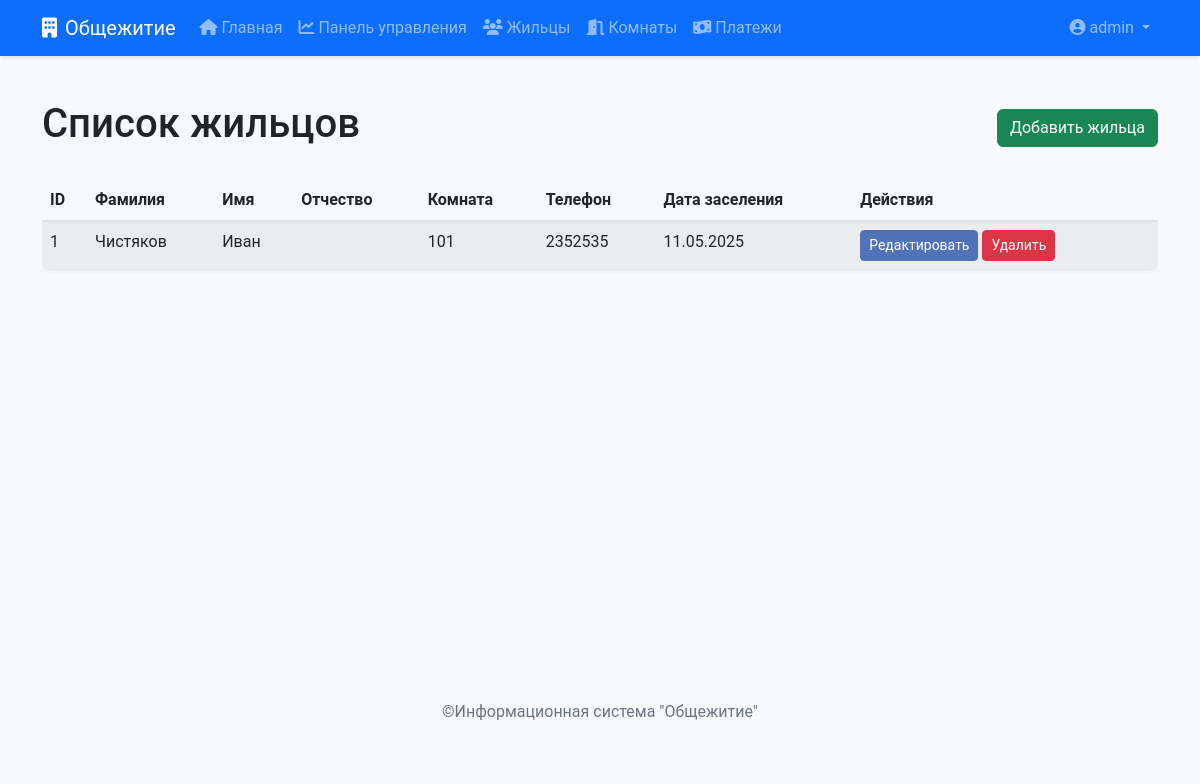
The page /residents/ (signed in) on the database its author committed.
### app/models.py (models this page shows, shortened)
class User(UserMixin, db.Model):
    id = db.Column(db.Integer, primary_key=True)
    username = db.Column(db.String(64), unique=True, index=True)
    email = db.Column(db.String(120), unique=True, index=True)
    password_hash = db.Column(db.String(128))
    is_admin = db.Column(db.Boolean, default=False)

class Resident(db.Model):
    id = db.Column(db.Integer, primary_key=True)
    first_name = db.Column(db.String(64))
    last_name = db.Column(db.String(64))
    middle_name = db.Column(db.String(64))
    birth_date = db.Column(db.Date)
    passport = db.Column(db.String(20), unique=True)
    phone = db.Column(db.String(20))
    email = db.Column(db.String(120))
    check_in_date = db.Column(db.Date, default=datetime.utcnow)
    check_out_date = db.Column(db.Date)
    room_id = db.Column(db.Integer, db.ForeignKey('room.id'))
    payments = db.relationship('Payment', backref='resident', lazy='dynamic')

class Room(db.Model):
    id = db.Column(db.Integer, primary_key=True)
    number = db.Column(db.String(10), unique=True, index=True)
    floor = db.Column(db.Integer)
    capacity = db.Column(db.Integer)
    is_active = db.Column(db.Boolean, default=True)
    residents = db.relationship('Resident', backref='room', lazy='dynamic')

### app/routes/residents.py (the view)
@residents_bp.route('/')
@login_required
def index():
    residents = Resident.query.all()
    return render_template('residents/list.html', title='Жильцы', residents=residents)

### app.py (called while the page is built)
@app.context_processor
def inject_dates():
    return {
        'today': datetime.today().date(),
        'yesterday': (datetime.today() - timedelta(days=1)).date()
    }

### app/models.py (called while the page is built)
@login_manager.user_loader
def load_user(user_id):
    return User.query.get(int(user_id))

### templates/residents/list.html
{% extends "base.html" %}
{% block content %}
<div class="d-flex justify-content-between align-items-center mb-4">
    <h1>Список жильцов</h1>
    <a href="{{ url_for('residents.add') }}" class="btn btn-success">Добавить жильца</a>
</div>
<div class="table-responsive">
    <table class="table table-striped">
        <thead>
            <tr>
                <th>ID</th>
                <th>Фамилия</th>
                <th>Имя</th>
                <th>Отчество</th>
                <th>Комната</th>
                <th>Телефон</th>
                <th>Дата заселения</th>
                <th>Действия</th>
            </tr>
        </thead>
        <tbody>
            {% for resident in residents %}
            <tr>
                <td>{{ resident.id }}</td>
                <td>{{ resident.last_name }}</td>
                <td>{{ resident.first_name }}</td>
                <td>{{ resident.middle_name }}</td>
                <td>{{ resident.room.number }}</td>
                <td>{{ resident.phone }}</td>
                <td>{{ resident.check_in_date.strftime('%d.%m.%Y') }}</td>
                <td>
                    <a href="{{ url_for('residents.edit', id=resident.id) }}" class="btn btn-sm btn-primary">Редактировать</a>
                    <a href="{{ url_for('residents.delete', id=resident.id) }}" class="btn btn-sm btn-danger" onclick="return confirm('Вы уверены?')">Удалить</a>
                </td>
            </tr>
            {% endfor %}
        </tbody>
    </table>
</div>
{% endblock %}

### templates/base.html (shortened to what this page needs)
<!DOCTYPE html>
<html lang="ru">
<head>
    <link rel="stylesheet" href="https://cdn.jsdelivr.net/npm/bootstrap@5.2.3/dist/css/bootstrap.min.css">
    <link rel="stylesheet" href="https://cdnjs.cloudflare.com/ajax/libs/font-awesome/6.4.0/css/all.min.css">
    <link rel="stylesheet" href="{{ url_for('static', filename='css/style.css') }}">
</head>
<body>
    <nav class="navbar navbar-expand-lg navbar-dark bg-primary">
        <div class="container">
            <a class="navbar-brand" href="{{ url_for('main.index') }}">
                <i class="fas fa-building me-2"></i>Общежитие
            </a>
            <div class="collapse navbar-collapse" id="navbarNav">
                <ul class="navbar-nav">
                    <li class="nav-item">
                        <a class="nav-link" href="{{ url_for('main.index') }}">
                            <i class="fas fa-home me-1"></i>Главная
                        </a>
                    </li>
                    {% if current_user.is_authenticated %}
                    <li class="nav-item">
                        <a class="nav-link" href="{{ url_for('main.dashboard') }}">
                            <i class="fas fa-chart-line me-1"></i>Панель управления
                        </a>
                    </li>
                    <li class="nav-item">
                        <a class="nav-link" href="{{ url_for('residents.index') }}">
                            <i class="fas fa-users me-1"></i>Жильцы
                        </a>
                    </li>
                    <li class="nav-item">
                        <a class="nav-link" href="{{ url_for('rooms.index') }}">
                            <i class="fas fa-door-open me-1"></i>Комнаты
                        </a>
                    </li>
                    <li class="nav-item">
                        <a class="nav-link" href="{{ url_for('payments.index') }}">
                            <i class="fas fa-money-bill-wave me-1"></i>Платежи
                        </a>
                    </li>
                    {% endif %}
                </ul>
                <ul class="navbar-nav ms-auto">
                    {% if current_user.is_authenticated %}
                    <li class="nav-item dropdown">
                        <a class="nav-link dropdown-toggle" href="#" id="navbarDropdown" role="button" data-bs-toggle="dropdown">
                            <i class="fas fa-user-circle me-1"></i>{{ current_user.username }}
                        </a>
                    </li>
                    {% endif %}
                </ul>
            </div>
        </div>
    </nav>
    <div class="container mt-4">
        {% block content %}{% endblock %}
    </div>
    <footer class="py-3 my-4 bg-light mt-auto">
        <div class="container">
            <p class="text-center text-muted">©Информационная система "Общежитие"</p>
        </div>
    </footer>
</body>
</html>

### static/css/style.css (style rules this page uses)
body { font-family: 'Roboto', 'Arial', sans-serif; display: flex; flex-direction: column; min-height: 100vh; background-color: #f8f9fa; padding-bottom: 20px; }
.navbar { margin-bottom: 20px; box-shadow: 0 2px 4px rgba(0,0,0,.1); }
.container { flex: 1; }
.btn-primary { background-color: #5073b8; border-color: #5073b8; }
.table { border-radius: 0.5rem; overflow: hidden; box-shadow: 0 2px 4px rgba(0,0,0,.05); }
.table th { background-color: #f8f9fa; border-bottom: 2px solid #dee2e6; }

### rows shown on the page
User: username "admin"
Resident: id "1", last_name "Чистяков", first_name "Иван", room.number "101", phone "2352535", check_in_date "11.05.2025"
